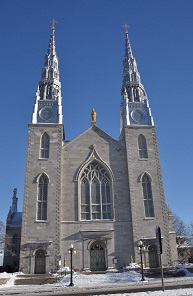
//> input picture church01.jpg, 193 x 296 px
$ ./BRISK_ORB   (built with g++ and OpenCV 4)
//> lines starting //> are read from the running program, lines starting //| are printed output that depends on the picture
#include <opencv2/opencv.hpp>
using namespace std;
using namespace cv;

int main()
{
	// BRISK: Binary Robust Invariant Scalable Keypoints
	// Read input image
	Mat image = imread("../images/church01.jpg", IMREAD_GRAYSCALE);
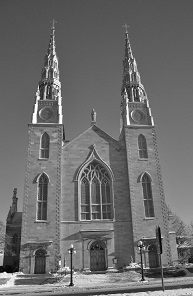
//> image: 296 rows x 193 cols, CV_8UC1; min 0, max 255, mean 107.8
	Mat featureImage;
	// Construct another BRISK feature detector object
	vector < KeyPoint > keypoints;
	Ptr < BRISK > ptrBRISK = BRISK::create(60, 5);  // 60: threshold for BRISK points to be accepted, 5: number of octaves

													// Detect the BRISK features
	ptrBRISK->detect(image, keypoints);
//> keypoints = 210 keypoints; strongest (x, y, size): (132, 89, 11), (141, 242, 11.3), (145, 267, 8.4), (90, 271, 8.4)

	drawKeypoints(image, keypoints, featureImage, cv::Scalar(255, 255, 255), cv::DrawMatchesFlags::DRAW_RICH_KEYPOINTS);
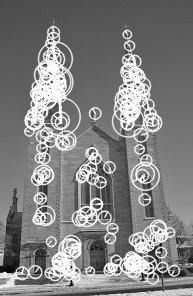
//> featureImage: 296 rows x 193 cols, CV_8UC3; min 0, max 255, mean 129.4

	// Display the keypoints
	namedWindow("BRISK");
	moveWindow("BRISK", 300, 250);
	imshow("BRISK", featureImage);

	cout << "Number of BRISK keypoints: " << keypoints.size() << endl;
//| Number of BRISK keypoints: 210

	// ORB: ORiented BRIEF
	// Read input image
	image = imread("../images/church01.jpg", IMREAD_GRAYSCALE);

	keypoints.clear();
//> keypoints = 0 keypoints

	// Construct the BRISK feature detector object
	Ptr< ORB > ptrORB = ORB::create(75, 1.2, 8);  // 75: total number of keypoints, 1.2 : scale factor between layers, 8 : number of layers in pyramid

												  // detect the keypoints
	ptrORB->detect(image, keypoints);
//> keypoints = 67 keypoints; strongest (x, y, size): (33, 122, 31), (61, 122, 31), (128, 124, 31), (58, 86, 31)

	drawKeypoints(image, keypoints, featureImage, Scalar(255, 255, 255), DrawMatchesFlags::DRAW_RICH_KEYPOINTS);
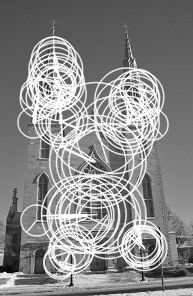
//> featureImage: 296 rows x 193 cols, CV_8UC3; min 0, max 255, mean 136.3

	// Display the keypoints
	namedWindow("ORB");
	moveWindow("ORB", 500, 250);
	imshow("ORB", featureImage);

	cout << "Number of ORB keypoints: " << keypoints.size() << endl;
//| Number of ORB keypoints: 67
	waitKey();
	return 0;
}

$ run again, with church02.jpg copied over church01.jpg
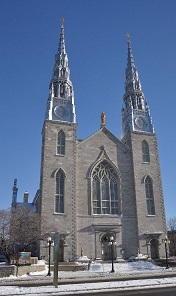
//> input picture church02.jpg, 176 x 296 px
//> `Mat image = imread("../images/church01.jpg", IMREAD_GRAYSCALE);`:
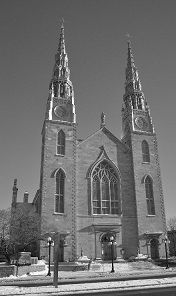
//> image: 296 rows x 176 cols, CV_8UC1; min 0, max 255, mean 111.3
//> `ptrBRISK->detect(image, keypoints);`: keypoints = 211 keypoints; strongest (x, y, size): (38, 259, 8.4), (112, 242, 8.4), (50, 117, 14.7), (53, 243, 11.4)
//| Number of BRISK keypoints: 211
//> `keypoints.clear();`: keypoints = 0 keypoints
//> `ptrORB->detect(image, keypoints);`: keypoints = 61 keypoints; strongest (x, y, size): (50, 117, 31), (38, 259, 31), (48, 243, 31), (40, 259, 31)
//> `drawKeypoints(image, keypoints, featureImage, Scalar(255, 255, 255), D..`:
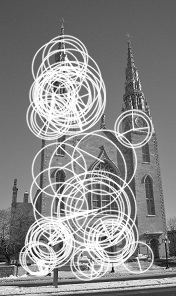
//> featureImage: 296 rows x 176 cols, CV_8UC3; min 0, max 255, mean 136.8
//| Number of ORB keypoints: 61

$ run again, with church03.jpg copied over church01.jpg
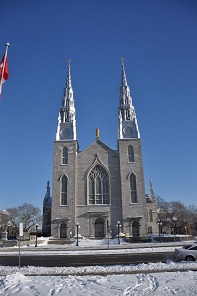
//> input picture church03.jpg, 197 x 296 px
//> `Mat image = imread("../images/church01.jpg", IMREAD_GRAYSCALE);`:
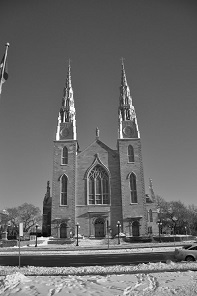
//> image: 296 rows x 197 cols, CV_8UC1; min 0, max 255, mean 105.5
//> `ptrBRISK->detect(image, keypoints);`: keypoints = 234 keypoints; strongest (x, y, size): (117, 225, 9.5), (161, 223, 9.4), (25, 275, 11.2), (138, 137, 9.7)
//| Number of BRISK keypoints: 234
//> `keypoints.clear();`: keypoints = 0 keypoints
//> `ptrORB->detect(image, keypoints);`: keypoints = 67 keypoints; strongest (x, y, size): (121, 137, 31), (120, 233, 31), (57, 139, 31), (40, 238, 37.2)
//> `drawKeypoints(image, keypoints, featureImage, Scalar(255, 255, 255), D..`:
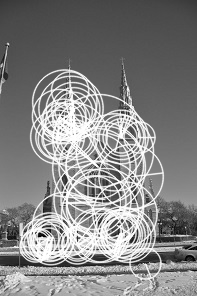
//> featureImage: 296 rows x 197 cols, CV_8UC3; min 0, max 255, mean 132.2
//| Number of ORB keypoints: 67
